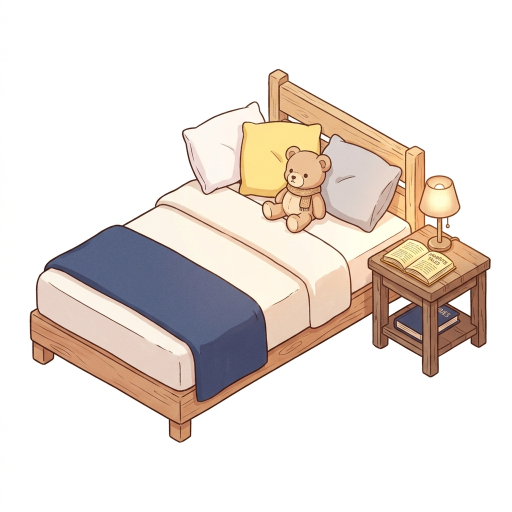
#> input picture scripts/raw_sprites/bed_corner.png, 1024 x 1024 px (shown at 1/2 size); its folder holds only this picture in this run
$ python process_sprites.py
#> lines starting #> are read from the running program, lines starting #| are printed output that depends on the picture
#> in process_single_image, img is the input picture: PIL image 1024x1024 RGB; mean R, G, B 232.4, 223.8, 217.8
"""
process_sprites.py — AI StudyFlow Sprite Processing Pipeline (v3.1)

Converts raw AI-generated composite images (white background) into individual
transparent WebP sprites for the isometric 3/4 study room.

Workflow:
  1. Read raw composite WebP/PNG images from input directory
  2. Convert to RGBA
  3. Remove white background (R >= 245, G >= 245, B >= 245 → alpha = 0)
  4. Anti-alias: edge pixels (240-244 range) get smooth alpha gradient
  5. Auto-crop transparent margins (trim to bounding box)
  6. Save as WebP RGBA quality=85

Usage:
  python scripts/process_sprites.py [--input scripts/raw_sprites] [--output frontend/public/assets/rooms/home]

Requirements:
  pip install Pillow
"""

import argparse
import sys
from pathlib import Path

try:
    from PIL import Image
except ImportError:
    print("ERROR: Pillow is required. Install it with: pip install Pillow")
    sys.exit(1)


# ─── Configuration ────────────────────────────────────────────────────────────

# RGB threshold for "white" background removal
WHITE_THRESHOLD = 245

# Near-white zone for anti-aliased edges (smooth alpha transition)
NEAR_WHITE_LOWER = 240
NEAR_WHITE_UPPER = 244

# Output WebP quality (0-100)
WEBP_QUALITY = 85


def remove_white_background(img: Image.Image) -> Image.Image:
    """
    Remove white/near-white background from an image.
    Returns RGBA image with transparent background.
    """
    # Ensure RGBA mode
    img = img.convert("RGBA")
#> img: PIL image 1024x1024 RGBA
    data = img.load()
    width, height = img.size
#> width = 1024; height = 1024

    for y in range(height):
        for x in range(width):
            r, g, b, a = data[x, y]

            # Pure white → fully transparent
            if r >= WHITE_THRESHOLD and g >= WHITE_THRESHOLD and b >= WHITE_THRESHOLD:
                data[x, y] = (r, g, b, 0)

            # Near-white → partial transparency (anti-alias)
            elif (
                r >= NEAR_WHITE_LOWER
                and g >= NEAR_WHITE_LOWER
                and b >= NEAR_WHITE_LOWER
            ):
                # Compute alpha based on distance from white
                avg = (r + g + b) / 3
                alpha_ratio = 1.0 - (avg - NEAR_WHITE_LOWER) / (
                    WHITE_THRESHOLD - NEAR_WHITE_LOWER
                )
                new_alpha = int(min(a, alpha_ratio * 255))
                data[x, y] = (r, g, b, new_alpha)

    return img


def auto_crop(img: Image.Image) -> Image.Image:
    """
    Crop transparent margins to the bounding box of non-transparent pixels.
    """
    bbox = img.getbbox()
#> bbox = (59, 138, 982, 886)
    if bbox:
        return img.crop(bbox)
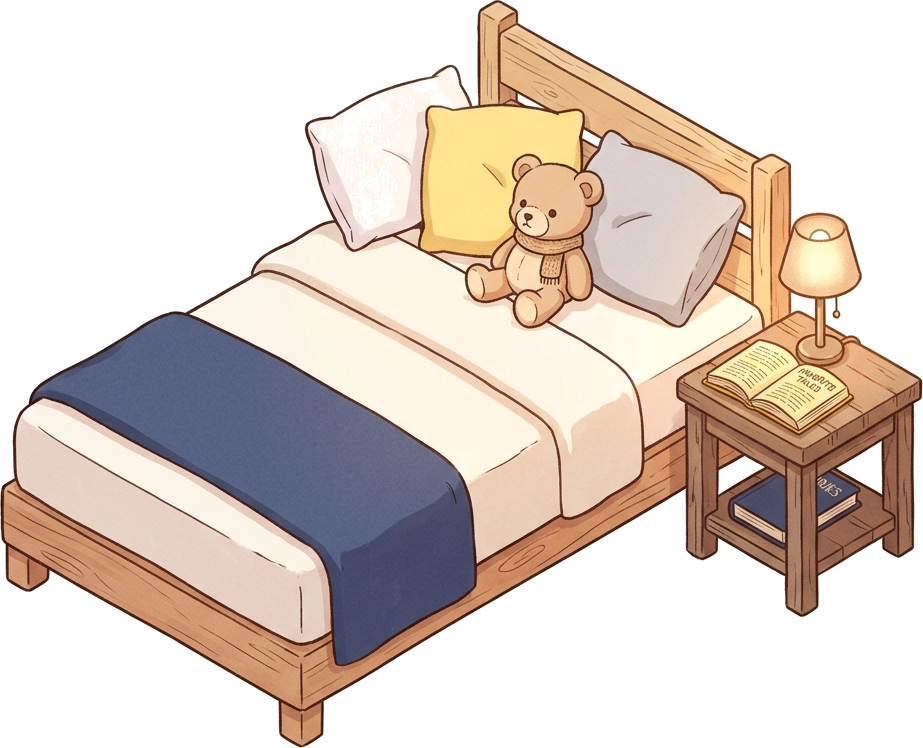
#> returned value: PIL image 923x748 RGBA; mean R, G, B, A 220.7, 207.6, 198.6, 135.8; transparent parts drawn white
    return img


def process_single_image(
    input_path: Path, output_dir: Path, name: str
) -> None:
    """Process a single raw sprite image -> transparent WebP."""
    print(f"  Processing: {input_path.name} -> {name}.webp")

    img = Image.open(input_path)
    img = remove_white_background(img)
    img = auto_crop(img)

    output_path = output_dir / f"{name}.webp"
    output_path.parent.mkdir(parents=True, exist_ok=True)
    img.save(output_path, "WEBP", quality=WEBP_QUALITY, method=6)

    print(f"    Saved: {output_path} ({img.size[0]}x{img.size[1]})")
#|     Saved: frontend/public/assets/rooms/home/bg/bed_corner.webp (923x748)


def main():
    parser = argparse.ArgumentParser(
        description="Process raw AI sprites → transparent WebP for AI StudyFlow"
    )
    parser.add_argument(
        "--input",
        type=Path,
        default=Path("scripts/raw_sprites"),
        help="Directory containing raw composite images",
    )
    parser.add_argument(
        "--output",
        type=Path,
        default=Path("frontend/public/assets/rooms/home"),
        help="Output base directory (will create bg/ and fg/ subdirectories)",
    )
    args = parser.parse_args()

    input_dir = args.input
    output_dir = args.output

    if not input_dir.exists():
        print(f"ERROR: Input directory not found: {input_dir}")
        print("  Place raw AI-generated images in this directory first.")
        sys.exit(1)

    # Find all image files in input directory
    image_extensions = {".webp", ".png", ".jpg", ".jpeg"}
    raw_files = sorted(
        f
        for f in input_dir.iterdir()
        if f.suffix.lower() in image_extensions
    )

    if not raw_files:
        print(f"No image files found in {input_dir}")
        sys.exit(1)

    print(f"\nAI StudyFlow Sprite Processor v3.1")
    print(f"Input:  {input_dir.resolve()}")
    print(f"Output: {output_dir.resolve()}")
    print(f"Found {len(raw_files)} raw image(s)\n")

    for raw_file in raw_files:
        # Use the filename (without extension) as output name
        # E.g., "room_shell.png" → "bg/room_shell.webp"
        name = raw_file.stem

        # Route to bg/ or fg/ based on naming convention
        # Foreground items: desk_*, laptop_*, notebook_*, clock_*, coffee_*,
        #                   pen_*, books_stack_desk, desk_plant_*, headphones,
        #                   sticky_*, water_*, phone_*, eraser_*, desk_chair
        fg_prefixes = (
            "desk_", "laptop_", "notebook_", "clock_", "coffee_",
            "pen_", "books_stack_desk", "desk_plant_", "headphones",
            "sticky_", "water_", "phone_", "eraser_",
        )
        if name.startswith(fg_prefixes):
            sub_dir = "fg"
        else:
            sub_dir = "bg"

        process_single_image(
            raw_file, output_dir / sub_dir, name
        )

    print(f"\n[OK] Done! {len(raw_files)} sprite(s) processed.")


if __name__ == "__main__":
    main()

$ run again, on scripts/raw_sprites/room_shell.png
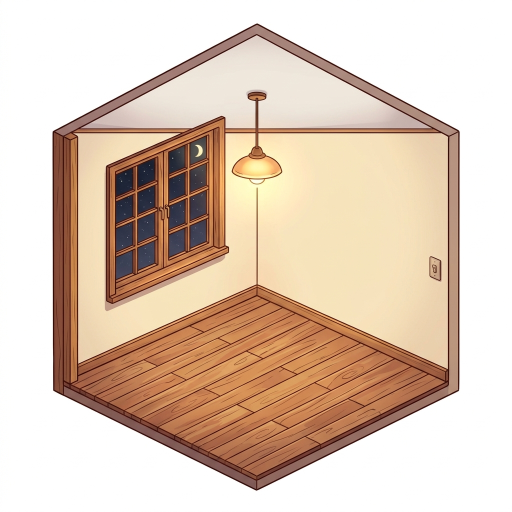
#> input picture scripts/raw_sprites/room_shell.png, 1024 x 1024 px (shown at 1/2 size)
#> in process_single_image, img is the input picture: PIL image 1024x1024 RGB; mean R, G, B 222, 200.6, 183.1
#> bbox = (104, 46, 920, 982)
#> in auto_crop, `return img.crop(bbox)`:
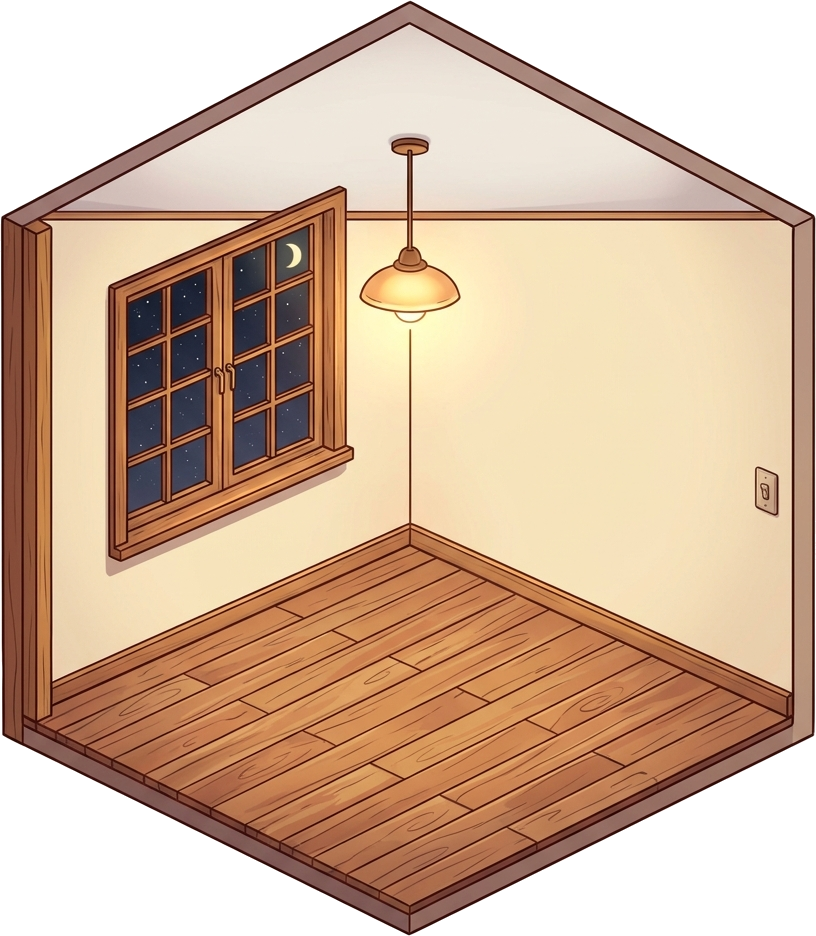
#> returned value: PIL image 816x936 RGBA; mean R, G, B, A 209.8, 180.4, 156.3, 198; transparent parts drawn white
#|     Saved: frontend/public/assets/rooms/home/bg/room_shell.webp (816x936)

$ run again, on scripts/raw_sprites/wall_decor.png
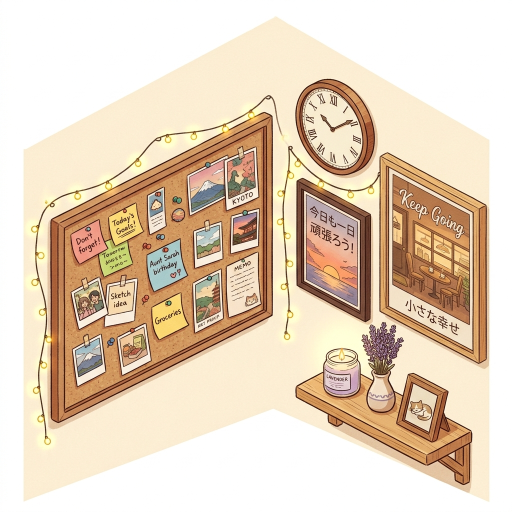
#> input picture scripts/raw_sprites/wall_decor.png, 1024 x 1024 px (shown at 1/2 size)
#> in process_single_image, img is the input picture: PIL image 1024x1024 RGB; mean R, G, B 228.2, 209.1, 187.3
#> bbox = (47, 32, 980, 1004)
#> in auto_crop, `return img.crop(bbox)`:
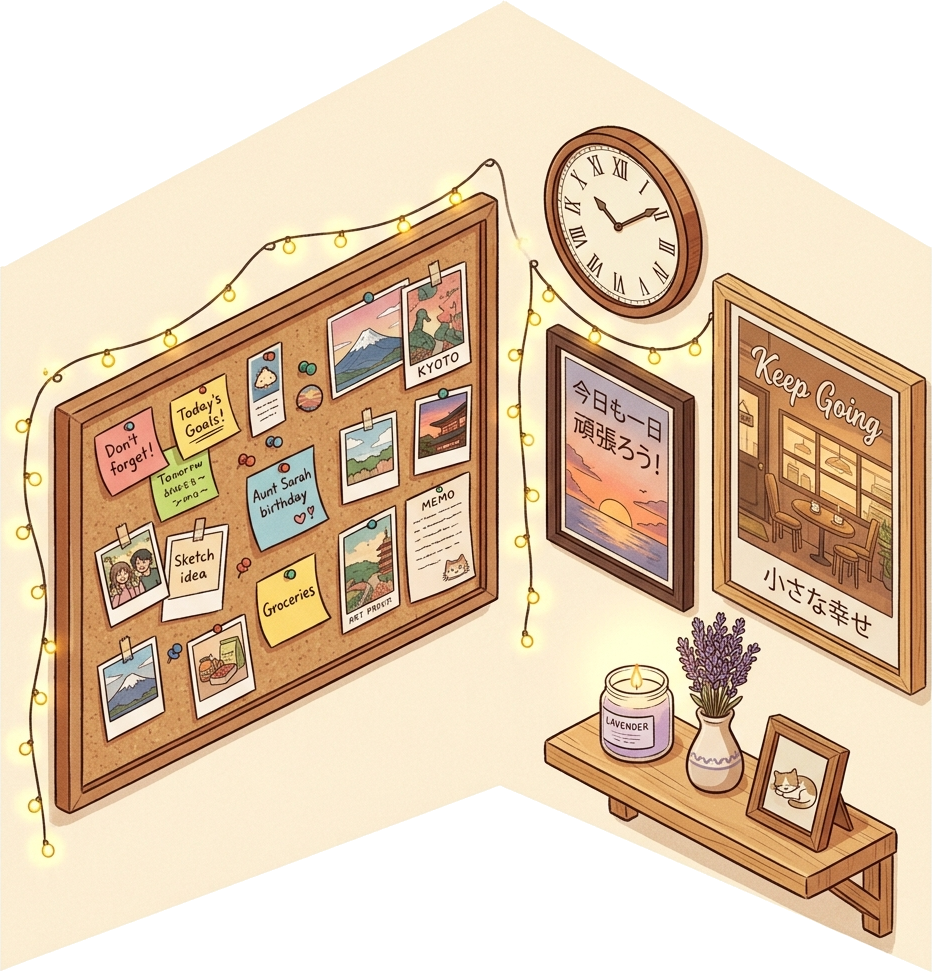
#> returned value: PIL image 933x972 RGBA; mean R, G, B, A 224.1, 202, 176.7, 196.4; transparent parts drawn white
#|     Saved: frontend/public/assets/rooms/home/bg/wall_decor.webp (933x972)

$ run again, on scripts/raw_sprites/bookshelf_zone.png
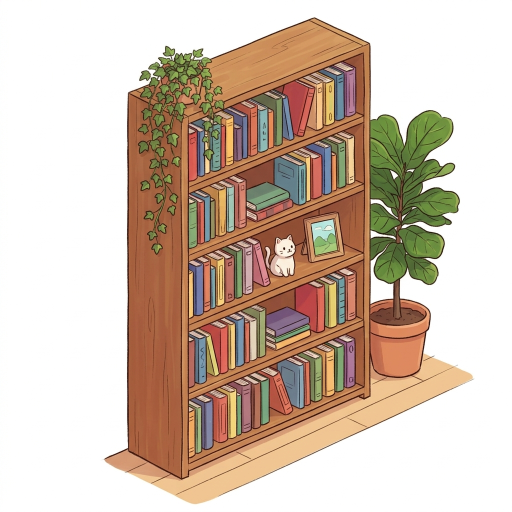
#> input picture scripts/raw_sprites/bookshelf_zone.png, 1024 x 1024 px (shown at 1/2 size)
#> in process_single_image, img is the input picture: PIL image 1024x1024 RGB; mean R, G, B 209, 190.5, 174.7
#> bbox = (204, 34, 949, 1009)
#> in auto_crop, `return img.crop(bbox)`:
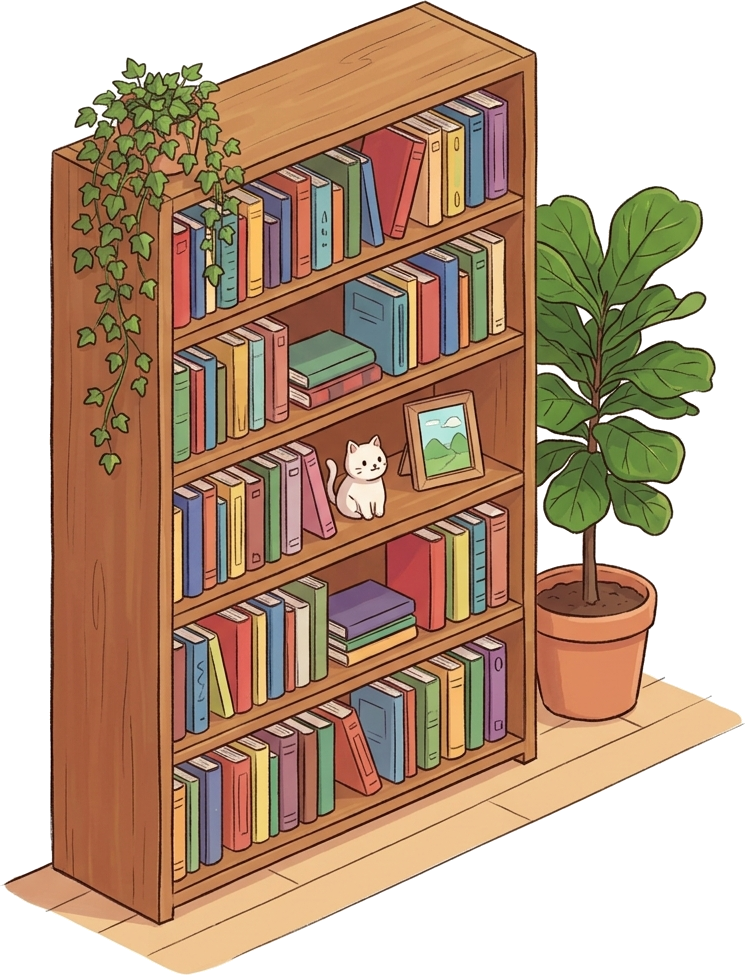
#> returned value: PIL image 745x975 RGBA; mean R, G, B, A 188.7, 161.9, 139.2, 174.8; transparent parts drawn white
#|     Saved: frontend/public/assets/rooms/home/bg/bookshelf_zone.webp (745x975)

$ run again, on scripts/raw_sprites/desk_items.png
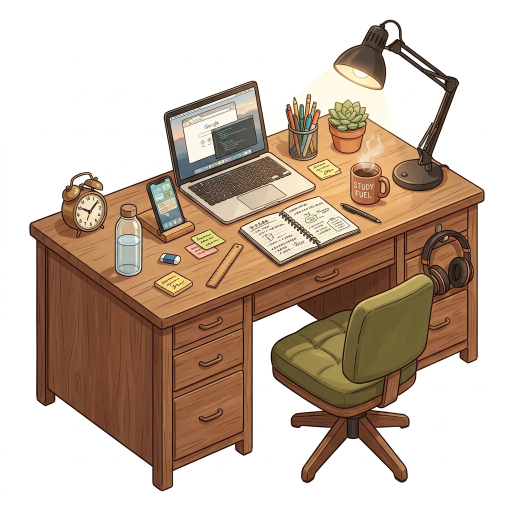
#> input picture scripts/raw_sprites/desk_items.png, 1024 x 1024 px (shown at 1/2 size)
#> in process_single_image, img is the input picture: PIL image 1024x1024 RGB; mean R, G, B 200.4, 182.4, 167.6
#> bbox = (58, 39, 970, 983)
#> in auto_crop, `return img.crop(bbox)`:
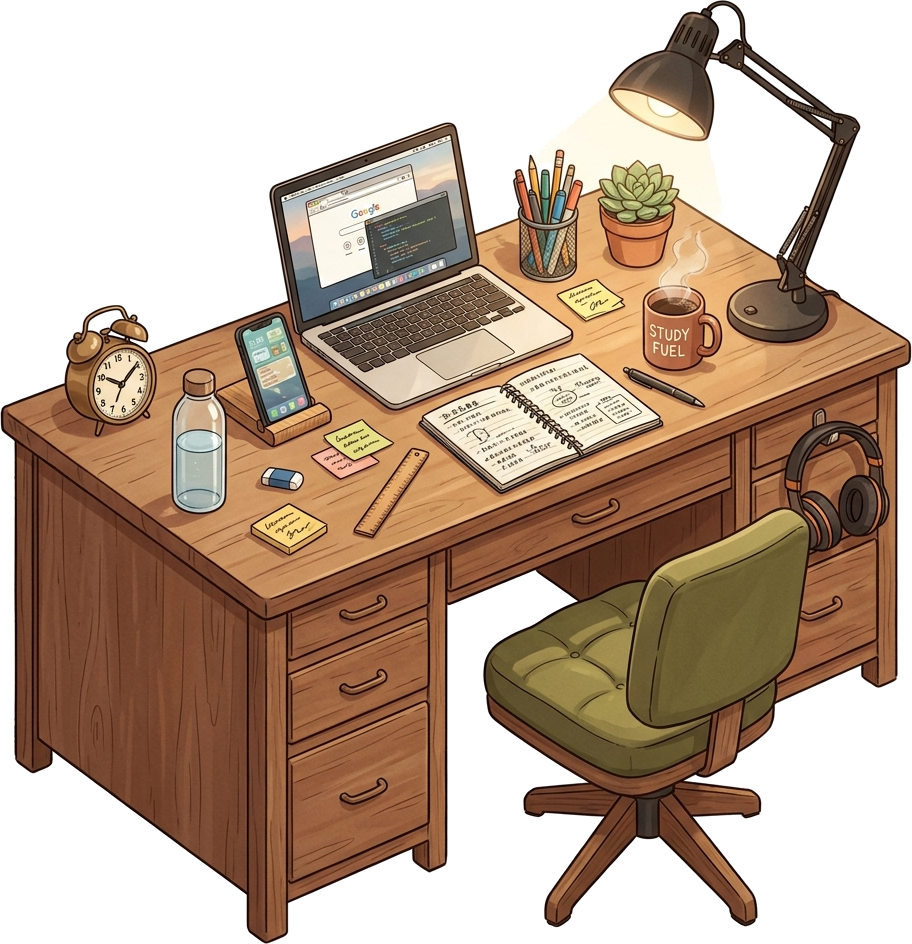
#> returned value: PIL image 912x944 RGBA; mean R, G, B, A 188.6, 166.6, 148.6, 154.1; transparent parts drawn white
#|     Saved: frontend/public/assets/rooms/home/fg/desk_items.webp (912x944)
